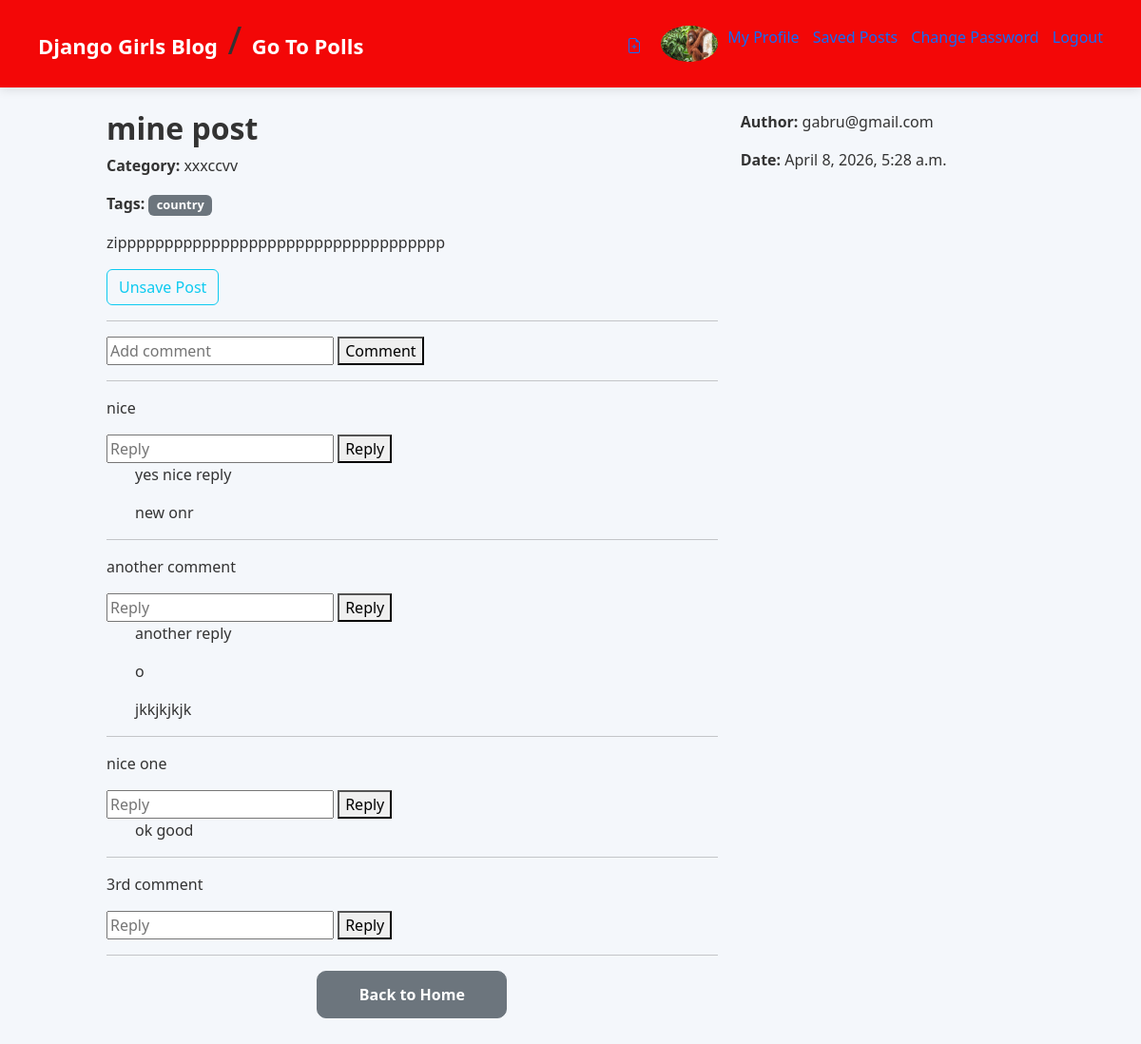
The app's page /post_detail/73/ (signed in) with its own data.
### blog/models.py (models this page shows, shortened)
class User(AbstractUser):
    username=None# remove username field
    email = models.EmailField(unique=True)
    first_name = models.CharField(max_length=30)
    last_name = models.CharField(max_length=30)
    image = models.ImageField(upload_to="profile_pics/", null=True, blank=True)
    phone = models.CharField(
        max_length=15,
        validators=[phone_validator]
    )
    USERNAME_FIELD = "email"
    REQUIRED_FIELDS = []
    objects = UserManager()
    def __str__(self):
        return self.email

class Post(models.Model):
    author = models.ForeignKey(
        settings.AUTH_USER_MODEL,
        on_delete=models.CASCADE,
    )
    title = models.CharField(max_length=200)
    image = models.ImageField(upload_to="profile_pics/", null=True, blank=True)
    thumbnail_image = models.ImageField(upload_to="profile_pics/", null=True, blank=True)
    text = models.TextField()
    created_date = models.DateTimeField(auto_now_add=True)
    published_date = models.DateTimeField(null=True, blank=True,default=timezone.now)
    category = models.ForeignKey(
        Category,
        on_delete=models.SET_NULL,
        null=True,
        blank=True,
        related_name="posts"
    )
    tags = models.ManyToManyField(
        Tag,
        blank=True,
        related_name="posts"
    )
    is_private = models.BooleanField(default=False)
    like = models.ManyToManyField(User, related_name='blog_posts', blank=True)
    saved_post=models.ManyToManyField(User, related_name='blog_savedPosts', blank=True)
    pin_post= models.ManyToManyField(User,blank=True,related_name='blog_posts_pin_post')

class Category(models.Model):
    name = models.CharField(max_length=100)
    def __str__(self):
        return self.name

class Tag(models.Model):
    name = models.CharField(max_length=50)

class Comment(models.Model):
    post = models.ForeignKey(
        Post,
        on_delete=models.CASCADE,
        related_name="comments"
    )
    user = models.ForeignKey(
        settings.AUTH_USER_MODEL,
        on_delete=models.CASCADE
    )
    text = models.TextField()
    created_at = models.DateTimeField(auto_now_add=True)

class Reply(models.Model):
    comment=models.ForeignKey(
        Comment,
        on_delete=models.CASCADE,
        related_name="replies"
    )
    user = models.ForeignKey(
        settings.AUTH_USER_MODEL,
        on_delete=models.CASCADE
    )
    text = models.TextField()
    created_at = models.DateTimeField(auto_now_add=True)

### blog/views.py (the view, shortened to what this page needs)
# urls.py: path("post_detail/<int:pk>/",views.post_detail,name="post_detail"),
def post_detail(request, pk):
    post = get_object_or_404(Post, pk=pk)
    likes=post.like.count()
    print(likes)
    categories = Category.objects.all()
    tags = Tag.objects.all()
    form = PostForm(instance=post)
    is_today = post.created_date.date() == timezone.now().date()
    return render(request, "blog/blog_detail.html", {
        "post": post,
        "today": is_today,
        "category": categories,
        "tags": tags,
        "form": form
    })

### blog/form.py (shortened to what this page needs)
class PostForm(forms.ModelForm):
    title = forms.CharField(strip=False)
    text = forms.CharField(strip=False)
    class Meta:
        model = Post
        fields = ('title', 'text','category','tags','image','thumbnail_image','is_private')
        widgets = {
            "title": forms.TextInput(attrs={"class": "form-control"}),
            "text": forms.Textarea(attrs={"class": "form-control"}),
            "category": forms.Select(attrs={"class": "form-control"}),
            "tags": forms.SelectMultiple(attrs={"class": "form-control"}),
            "image": forms.ClearableFileInput(attrs={"class": "form-control"}),
            "thumbnail_image": forms.ClearableFileInput(attrs={"class": "form-control"}),
            "is_private": forms.CheckboxInput(attrs={"class": "form-check-input"}),
        }

### blog/templates/blog/blog_detail.html (shortened to what this page needs)
{% extends 'blog/base.html' %} {% block content %}
<div class="row">
  <div class="col-md-8">
    <h2>{{ post.title }}</h2>
    <p><strong>Category:</strong> {{ post.category }}</p>
    <p>
      <strong>Tags:</strong>
      {% for tag in post.tags.all %}
      <span class="badge bg-secondary">{{ tag.name }}</span>
      {% endfor %}
    </p>
    <p>{{ post.text }}</p>
    {% if request.user.is_authenticated %}
    <div class="mb-3">
      <a href="{% url 'save_post' pk=post.pk %}" class="btn btn-outline-info">
        {% if request.user in post.saved_post.all %}Unsave Post{% else %}Save
        Post{% endif %}
      </a>
    </div>
    {% endif %}
    <hr />
    {% if request.user.is_authenticated %}
    <form method="POST">
      <input type="text" name="comment" placeholder="Add comment" />
      <button type="submit">Comment</button>
    </form>
    {% endif %}
    <hr />
    {% for comment in post.comments.all %}
    <p>{{ comment.text }}</p>
    <form method="POST">
      <input type="text" name="reply" placeholder="Reply" />
      <button type="submit">Reply</button>
    </form>
    {% for reply in comment.replies.all %}
    <p style="margin-left: 30px">{{ reply.text }}</p>
    {% endfor %}
    <hr />
    {% endfor %}
    <a href="{% url 'homeApp' %}" class="btn btn-secondary mt-3">
      Back to Home
    </a>
  </div>
  <div class="col-md-4">
    <p><strong>Author:</strong> {{ post.author }}</p>
    <p><strong>Date:</strong> {{ post.created_date }}</p>
  </div>
</div>
{% endblock %}

### blog/templates/blog/base.html (shortened to what this page needs)
{% load static %}
<!doctype html>
<html>
  <head>
    <link
      rel="stylesheet"
      href="https://cdn.jsdelivr.net/npm/bootstrap@5.3.3/dist/css/bootstrap.min.css"
    />
    <link rel="stylesheet" href="{% static 'css/blog.css' %}" />
  </head>
  <body>
    <header>
      <div class="top-menu-div">
        <div class="logo-div">
          <div class="bp">
            <h1>
              <a class="logo" href="/">Django Girls Blog</a> /
              <a class="logo" href="{% url 'polls:index' %}">Go To Polls</a>
            </h1>
          </div>
          <div class="login_svg">
            <div class="image_add">
              <div class="image_add_svg">
                <div>
                  <a href="{% url 'post_new' %}" class="top-menu">
                  </a>
                </div>
                <div class="profile">
                  {% if user.is_authenticated %} {% if user.image %}
                  <img
                    src="{{ user.image.url }}"
                    width="60"
                    style="border-radius: 50%"
                  />
                  {% else %}
                  <img
                    src="/media/profile_pics/download.jpg"
                    width="60"
                    style="border-radius: 50%"
                  />
                  {% endif %} {% endif %}
                </div>
              </div>
              {% if user.is_authenticated %}
              <div class="dropdown">
                <a href="{% url 'profile' %}">My Profile</a>
                <a href="{% url 'saved_posts' %}"> Saved Posts </a>
                <a href="{% url 'Change_Password' %}"> Change Password </a>
                <a href="{% url 'logout' %}"> Logout </a>
              </div>
              {% else %}
              <a href="{% url 'login' %}" class="btn btn-primary"> Login </a>
              <a href="{% url 'signup' %}" class="btn btn-primary"> Signup </a>
              {% endif %}
            </div>
          </div>
        </div>
      </div>
    </header>
    <div class="container mt-4">{% block content %} {% endblock %}</div>
  </body>
</html>

### blog/static/css/blog.css (style rules this page uses)
body { margin: 0; font-family: "Segoe UI", Tahoma, Geneva, Verdana, sans-serif; background: #f4f7fb; color: #333; }
a { text-decoration: none; }
.top-menu-div { background: #f30707; padding: 18px 40px; box-shadow: 0 3px 10px rgba(0, 0, 0, 0.1); }
.logo-div { display: flex; justify-content: space-between; align-items: center; }
.logo { color: white; font-weight: bold; font-size: 22px; }
.image_add { display: flex; justify-content: space-between; }
.login_svg a { margin-left: 10px; }
.container { background-color: transparent; max-width: 1100px; margin: auto; }
.badge { cursor: pointer; }
h2 { font-weight: 600; }
.badge { font-size: 0.8rem; }
.row { max-width: 1000px; margin: auto; }
.image_add_svg { display: flex; align-items: center; gap: 20px; }
.btn-secondary { display: block; width: 200px; margin: 30px auto; text-align: center; padding: 12px; border-radius: 10px; background: #6c757d; color: white; font-weight: 600; transition: .25s; }

### records on screen
User: image (picture)
Post: title "mine post", category "xxxccvv", text "zippppppppppppppppppppppppppppppppppp", author "gabru@gmail.com", created_date "April 8, 2026, 5:28 a.m."
Tag: name "country"
Comment: text "nice"
Reply: text "yes nice reply"
Reply: text "new onr"
Comment: text "another comment"
Reply: text "another reply"
Reply: text "o"
Reply: text "jkkjkjkjk"
Comment: text "nice one"
Reply: text "ok good"
Comment: text "3rd comment"
